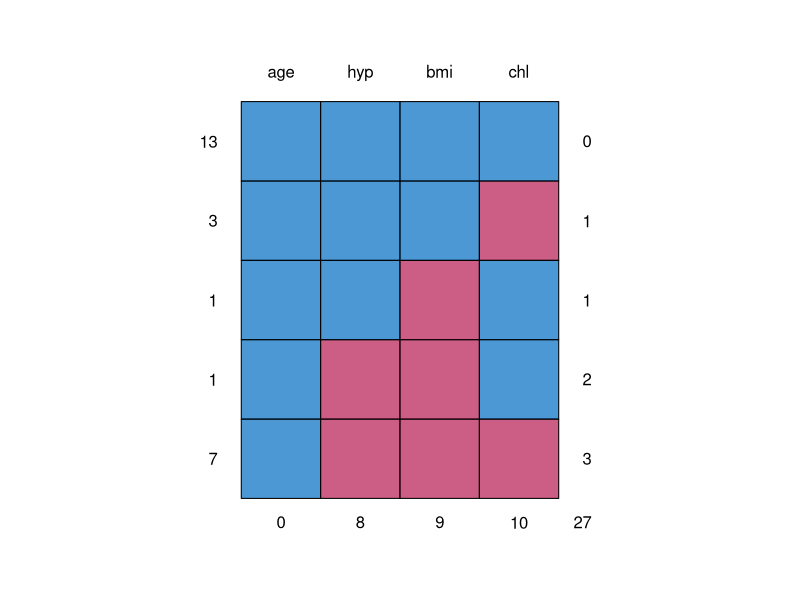
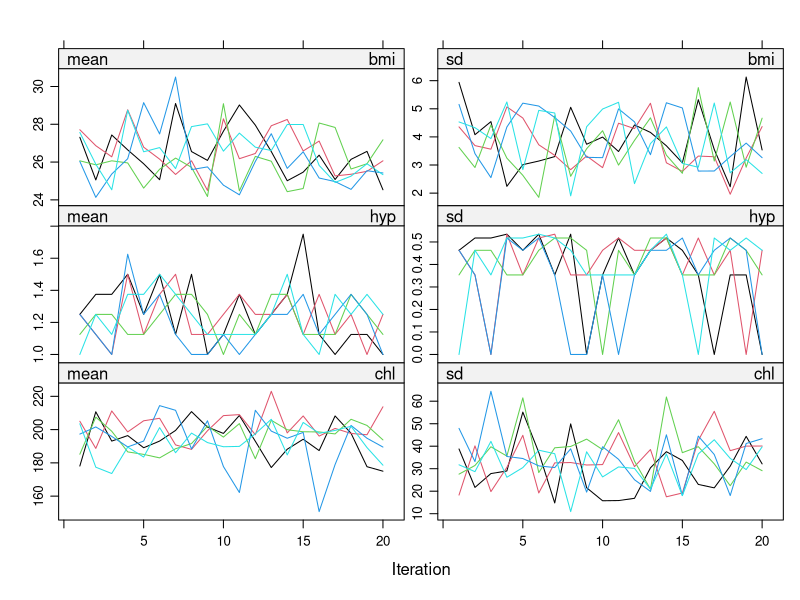

These charts were generated, in order, by the following R code: (Note: this script raises an error after producing the figures.)
## ---- chunk 1
library(mice)
## ---- chunk 2
nhanes
summary(nhanes)
## ---- chunk 3
md.pattern(nhanes)
## ---- chunk 4
model <- lm(chl ~ bmi + age, data = nhanes)
summary(model)
## ---- chunk 5
model <- lm(chl ~ bmi + age, data = na.omit(nhanes))
summary(model)
## ---- chunk 6
imp <- mice(nhanes, print = TRUE, 
            maxit = 10, # A scalar giving the number of iterations. 
            m=5, # Number of multiple imputations.
            seed = 24415) #10 iterations

## ---- chunk 7
imp <- mice(nhanes, print = FALSE, 
            maxit = 20, # A scalar giving the number of iterations. 
            m=5, # Number of multiple imputations.
            seed = 24415) #10 iterations
## ---- chunk 8
plot(imp) 
## ---- chunk 9
imp$method
## ---- chunk 10
summary(nhanes)

## ---- chunk 11
summary(nhanes2)

## ---- chunk 12
imp <- mice(nhanes2, print=F)
imp$method
## ---- chunk 13
pippo<-imp$meth
pippo["bmi"] <- "norm"
pippo
## ---- chunk 14
imp <- mice(nhanes2, 
            meth=meth,
            print=F)
imp$meth
## ---- chunk 15
plot(imp)
## ---- chunk 16
imp40 <- mice.mids(imp, maxit=35, print=F)
plot(imp40)
## ---- chunk 17
imp$visitSequence
## ---- chunk 18
imp <- mice(nhanes2, meth=meth,print=F, 
            maxit = 10,
            m=3,
            vis =  "monotone")
imp$visitSequence
## ---- chunk 19
plot(imp)
## ---- chunk 20
pluto<-c("chl", "bmi","age" ,"hyp"  )
imp <- mice(nhanes2, meth=meth,print=F, visitSequence = pluto)
plot(imp)

## ---- chunk 21
stripplot(imp, chl~.imp, pch=20, cex=2)
## ---- chunk 22
stripplot(imp)
## ---- chunk 23
densityplot(imp)

## ---- chunk 24
complete(imp)
## ---- chunk 25
fit <- with(imp, lm(chl ~ bmi + age))
fit
## ---- chunk 26
coef(fit$analyses[[1]])
coef(fit$analyses[[2]])
coef(fit$analyses[[3]])
## ---- chunk 27
pool.fit <- pool(fit)
summary(pool.fit)
## ---- chunk 28
summary(model)
## ---- chunk 29
nhanes2<-nhanes2[,c("chl","age","bmi")]

#Bayesian linear regression
imp1 <- mice(nhanes2, method = "norm", m = 10, print = FALSE)
fit1 <- with(imp1, lm(chl ~ bmi+age ))
tab1 <- summary(pool(fit1), "all", conf.int = TRUE)
tab1
res1<-tab1$estimate

## ---- chunk 30
#Linear regression
imp2 <- mice(nhanes2, method = "norm.nob", m = 10, print = FALSE)
fit2 <- with(imp2, lm(chl ~ bmi+age ))
tab2 <- summary(pool(fit2), "all", conf.int = TRUE)
tab2
res2<-tab2$estimate
## ---- chunk 31
#Complete data case (we assume this is the true value)
fitcomplete<- with(na.omit(nhanes2), lm(chl ~ bmi+age ))
resCompl<-summary(fitcomplete)
resCompl
restrue<-resCompl$coefficients[,1]
## ---- chunk 32
res1
res2
## ---- chunk 33
restrue
## ---- chunk 34
RMSE1<-sqrt(mean((res1 - restrue)^2))
RMSE2<-sqrt(mean((res2 - restrue)^2))

RMSE1
RMSE2
